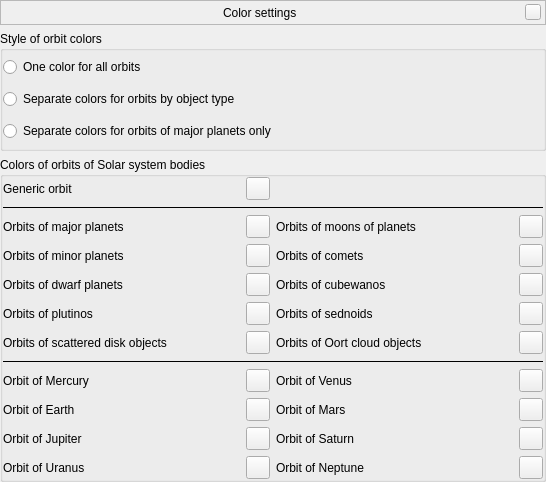
<?xml version="1.0" encoding="UTF-8"?>
<ui version="4.0">
 <class>ConfigureOrbitColorsDialogForm</class>
 <widget class="QWidget" name="ConfigureOrbitColorsDialogForm">
  <property name="geometry">
   <rect>
    <x>0</x>
    <y>0</y>
    <width>546</width>
    <height>482</height>
   </rect>
  </property>
  <layout class="QVBoxLayout" name="verticalLayout">
   <property name="leftMargin">
    <number>0</number>
   </property>
   <property name="topMargin">
    <number>0</number>
   </property>
   <property name="rightMargin">
    <number>0</number>
   </property>
   <property name="bottomMargin">
    <number>0</number>
   </property>
   <item>
    <widget class="BarFrame" name="TitleBar">
     <property name="minimumSize">
      <size>
       <width>16</width>
       <height>25</height>
      </size>
     </property>
     <property name="maximumSize">
      <size>
       <width>16777215</width>
       <height>25</height>
      </size>
     </property>
     <property name="frameShape">
      <enum>QFrame::StyledPanel</enum>
     </property>
     <layout class="QHBoxLayout">
      <property name="leftMargin">
       <number>0</number>
      </property>
      <property name="topMargin">
       <number>0</number>
      </property>
      <property name="rightMargin">
       <number>4</number>
      </property>
      <property name="bottomMargin">
       <number>0</number>
      </property>
      <item>
       <spacer>
        <property name="orientation">
         <enum>Qt::Horizontal</enum>
        </property>
        <property name="sizeHint" stdset="0">
         <size>
          <width>40</width>
          <height>20</height>
         </size>
        </property>
       </spacer>
      </item>
      <item>
       <widget class="QLabel" name="stelWindowTitle">
        <property name="palette">
         <palette>
          <active/>
          <inactive/>
          <disabled/>
         </palette>
        </property>
        <property name="font">
         <font/>
        </property>
        <property name="text">
         <string>Color settings</string>
        </property>
       </widget>
      </item>
      <item>
       <spacer>
        <property name="orientation">
         <enum>Qt::Horizontal</enum>
        </property>
        <property name="sizeHint" stdset="0">
         <size>
          <width>40</width>
          <height>20</height>
         </size>
        </property>
       </spacer>
      </item>
      <item>
       <widget class="QPushButton" name="closeStelWindow">
        <property name="minimumSize">
         <size>
          <width>16</width>
          <height>16</height>
         </size>
        </property>
        <property name="maximumSize">
         <size>
          <width>16</width>
          <height>16</height>
         </size>
        </property>
        <property name="focusPolicy">
         <enum>Qt::NoFocus</enum>
        </property>
        <property name="text">
         <string/>
        </property>
       </widget>
      </item>
     </layout>
    </widget>
   </item>
   <item>
    <widget class="QGroupBox" name="ocsGroupBox">
     <property name="title">
      <string>Style of orbit colors</string>
     </property>
     <layout class="QVBoxLayout" name="verticalLayout_2">
      <property name="leftMargin">
       <number>0</number>
      </property>
      <property name="topMargin">
       <number>0</number>
      </property>
      <property name="rightMargin">
       <number>0</number>
      </property>
      <property name="bottomMargin">
       <number>0</number>
      </property>
      <item>
       <widget class="QRadioButton" name="oneColorRadioButton">
        <property name="text">
         <string>One color for all orbits</string>
        </property>
       </widget>
      </item>
      <item>
       <widget class="QRadioButton" name="groupsRadioButton">
        <property name="text">
         <string>Separate colors for orbits by object type</string>
        </property>
       </widget>
      </item>
      <item>
       <widget class="QRadioButton" name="majorPlanetsRadioButton">
        <property name="text">
         <string>Separate colors for orbits of major planets only</string>
        </property>
       </widget>
      </item>
     </layout>
    </widget>
   </item>
   <item>
    <widget class="QGroupBox" name="colorsGroupBox">
     <property name="baseSize">
      <size>
       <width>0</width>
       <height>2</height>
      </size>
     </property>
     <property name="title">
      <string>Colors of orbits of Solar system bodies</string>
     </property>
     <layout class="QGridLayout" name="gridLayout_18">
      <property name="leftMargin">
       <number>0</number>
      </property>
      <property name="topMargin">
       <number>0</number>
      </property>
      <property name="rightMargin">
       <number>0</number>
      </property>
      <property name="bottomMargin">
       <number>0</number>
      </property>
      <item row="3" column="3">
       <widget class="QToolButton" name="colorGroupsCometsOrbits">
        <property name="toolTip">
         <string>Color of comet orbits</string>
        </property>
       </widget>
      </item>
      <item row="11" column="0">
       <widget class="QLabel" name="labelMPUranus">
        <property name="text">
         <string>Orbit of Uranus</string>
        </property>
       </widget>
      </item>
      <item row="9" column="2">
       <widget class="QLabel" name="labelMPMars">
        <property name="text">
         <string>Orbit of Mars</string>
        </property>
       </widget>
      </item>
      <item row="11" column="3">
       <widget class="QToolButton" name="colorMPNeptuneOrbit">
        <property name="toolTip">
         <string>Color of Neptune orbit</string>
        </property>
       </widget>
      </item>
      <item row="2" column="3">
       <widget class="QToolButton" name="colorGroupsMoonsOrbits">
        <property name="toolTip">
         <string>Color of planet moon orbits</string>
        </property>
       </widget>
      </item>
      <item row="0" column="1">
       <widget class="QToolButton" name="colorGenericOrbits">
        <property name="toolTip">
         <string>Color of generic orbit</string>
        </property>
       </widget>
      </item>
      <item row="8" column="0">
       <widget class="QLabel" name="labelMPMercury">
        <property name="text">
         <string>Orbit of Mercury</string>
        </property>
       </widget>
      </item>
      <item row="2" column="1">
       <widget class="QToolButton" name="colorGroupsMajorPlanetsOrbits">
        <property name="toolTip">
         <string>Color of major planet orbits</string>
        </property>
       </widget>
      </item>
      <item row="2" column="0">
       <widget class="QLabel" name="labelGroupsMajorPlanetsColor">
        <property name="text">
         <string>Orbits of major planets</string>
        </property>
       </widget>
      </item>
      <item row="10" column="3">
       <widget class="QToolButton" name="colorMPSaturnOrbit">
        <property name="toolTip">
         <string>Color of Saturn orbit</string>
        </property>
       </widget>
      </item>
      <item row="10" column="0">
       <widget class="QLabel" name="labelMPJupiter">
        <property name="text">
         <string>Orbit of Jupiter</string>
        </property>
       </widget>
      </item>
      <item row="11" column="2">
       <widget class="QLabel" name="labelMPNeptune">
        <property name="toolTip">
         <string/>
        </property>
        <property name="text">
         <string>Orbit of Neptune</string>
        </property>
       </widget>
      </item>
      <item row="2" column="2">
       <widget class="QLabel" name="labelGroupsMoonsColor">
        <property name="text">
         <string>Orbits of moons of planets</string>
        </property>
       </widget>
      </item>
      <item row="4" column="3">
       <widget class="QToolButton" name="colorGroupsCubewanosOrbits">
        <property name="toolTip">
         <string>Color of cubewano orbits</string>
        </property>
       </widget>
      </item>
      <item row="8" column="3">
       <widget class="QToolButton" name="colorMPVenusOrbit">
        <property name="toolTip">
         <string>Color of Venus orbit</string>
        </property>
       </widget>
      </item>
      <item row="3" column="1">
       <widget class="QToolButton" name="colorGroupsMinorPlanetsOrbits">
        <property name="toolTip">
         <string>Color of minor planet orbits</string>
        </property>
       </widget>
      </item>
      <item row="10" column="2">
       <widget class="QLabel" name="labelMPSaturn">
        <property name="toolTip">
         <string/>
        </property>
        <property name="text">
         <string>Orbit of Saturn</string>
        </property>
       </widget>
      </item>
      <item row="11" column="1">
       <widget class="QToolButton" name="colorMPUranusOrbit">
        <property name="toolTip">
         <string>Color of Uranus orbit</string>
        </property>
       </widget>
      </item>
      <item row="9" column="1">
       <widget class="QToolButton" name="colorMPEarthOrbit">
        <property name="toolTip">
         <string>Color of Earth orbit</string>
        </property>
       </widget>
      </item>
      <item row="9" column="0">
       <widget class="QLabel" name="labelMPEarth">
        <property name="text">
         <string>Orbit of Earth</string>
        </property>
       </widget>
      </item>
      <item row="4" column="1">
       <widget class="QToolButton" name="colorGroupsDwarfPlanetsOrbits">
        <property name="toolTip">
         <string>Color of dwarf planet orbits</string>
        </property>
       </widget>
      </item>
      <item row="3" column="2">
       <widget class="QLabel" name="labelGroupsCometsColor">
        <property name="text">
         <string>Orbits of comets</string>
        </property>
       </widget>
      </item>
      <item row="4" column="0">
       <widget class="QLabel" name="labelGroupsDwarfPlanetsColor">
        <property name="text">
         <string>Orbits of dwarf planets</string>
        </property>
       </widget>
      </item>
      <item row="8" column="1">
       <widget class="QToolButton" name="colorMPMercuryOrbit">
        <property name="toolTip">
         <string>Color of Mercury orbit</string>
        </property>
       </widget>
      </item>
      <item row="5" column="0">
       <widget class="QLabel" name="labelGroupsPlutinosColor">
        <property name="text">
         <string>Orbits of plutinos</string>
        </property>
       </widget>
      </item>
      <item row="7" column="0" colspan="4">
       <widget class="Line" name="line2">
        <property name="frameShadow">
         <enum>QFrame::Plain</enum>
        </property>
        <property name="orientation">
         <enum>Qt::Horizontal</enum>
        </property>
       </widget>
      </item>
      <item row="0" column="0">
       <widget class="QLabel" name="labelGenericOrbitColor">
        <property name="toolTip">
         <string/>
        </property>
        <property name="text">
         <string>Generic orbit</string>
        </property>
       </widget>
      </item>
      <item row="4" column="2">
       <widget class="QLabel" name="labelGroupsCubewanosColor">
        <property name="text">
         <string>Orbits of cubewanos</string>
        </property>
       </widget>
      </item>
      <item row="9" column="3">
       <widget class="QToolButton" name="colorMPMarsOrbit">
        <property name="toolTip">
         <string>Color of Mars orbit</string>
        </property>
       </widget>
      </item>
      <item row="10" column="1">
       <widget class="QToolButton" name="colorMPJupiterOrbit">
        <property name="toolTip">
         <string>Color of Jupiter orbit</string>
        </property>
       </widget>
      </item>
      <item row="8" column="2">
       <widget class="QLabel" name="labelMPVenus">
        <property name="text">
         <string>Orbit of Venus</string>
        </property>
       </widget>
      </item>
      <item row="5" column="1">
       <widget class="QToolButton" name="colorGroupsPlutinosOrbits">
        <property name="toolTip">
         <string>Color of plutino orbits</string>
        </property>
       </widget>
      </item>
      <item row="1" column="0" colspan="4">
       <widget class="Line" name="line1">
        <property name="frameShadow">
         <enum>QFrame::Plain</enum>
        </property>
        <property name="orientation">
         <enum>Qt::Horizontal</enum>
        </property>
       </widget>
      </item>
      <item row="3" column="0">
       <widget class="QLabel" name="labelGroupsMinorPlanetsColor">
        <property name="toolTip">
         <string/>
        </property>
        <property name="text">
         <string>Orbits of minor planets</string>
        </property>
       </widget>
      </item>
      <item row="6" column="3">
       <widget class="QToolButton" name="colorGroupsOCOOrbits">
        <property name="toolTip">
         <string>Color of Oort cloud object orbits</string>
        </property>
       </widget>
      </item>
      <item row="6" column="2">
       <widget class="QLabel" name="labelGroupsOCOColor">
        <property name="text">
         <string>Orbits of Oort cloud objects</string>
        </property>
       </widget>
      </item>
      <item row="6" column="0">
       <widget class="QLabel" name="labelGroupsSDOColor">
        <property name="text">
         <string>Orbits of scattered disk objects</string>
        </property>
       </widget>
      </item>
      <item row="6" column="1">
       <widget class="QToolButton" name="colorGroupsSDOOrbits">
        <property name="toolTip">
         <string>Color of scattered disk object orbits</string>
        </property>
       </widget>
      </item>
      <item row="5" column="2">
       <widget class="QLabel" name="labelGroupsSednoidsColor">
        <property name="text">
         <string>Orbits of sednoids</string>
        </property>
       </widget>
      </item>
      <item row="5" column="3">
       <widget class="QToolButton" name="colorGroupsSednoidsOrbits">
        <property name="toolTip">
         <string>Color of sednoid orbits</string>
        </property>
        <property name="text">
         <string/>
        </property>
       </widget>
      </item>
     </layout>
    </widget>
   </item>
  </layout>
 </widget>
 <customwidgets>
  <customwidget>
   <class>BarFrame</class>
   <extends>QFrame</extends>
   <header>Dialog.hpp</header>
   <container>1</container>
  </customwidget>
 </customwidgets>
 <resources/>
 <connections/>
</ui>
